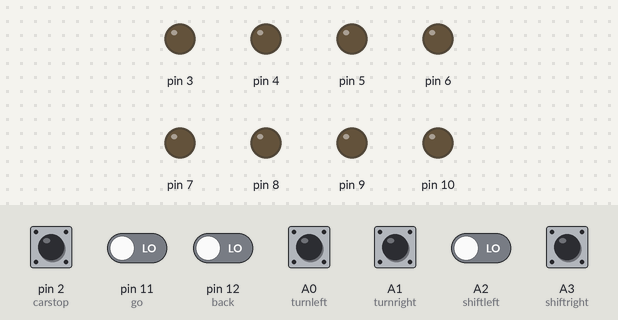
The sketch below on a simulated Arduino Uno, built with avr-gcc and run on an emulated ATmega328P. On the bench: output pins drawn as LEDs (lit = HIGH). The inputs (shaded band) are chosen by the test bench; at power-on: A0 (turnleft), A1 (turnright), A2 (shiftleft), A3 (shiftright), pin 2 (carstop), pin 11 (go), pin 12 (back) LOW.

Above: at 1.2 s.
1.3 s: pin 11 (go) driven HIGH
At 2.3 s:
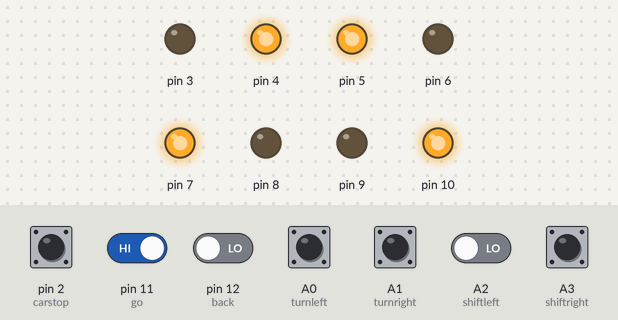
2.8 s: pin 11 (go) driven LOW and pin 12 (back) driven HIGH
At 3.6 s:
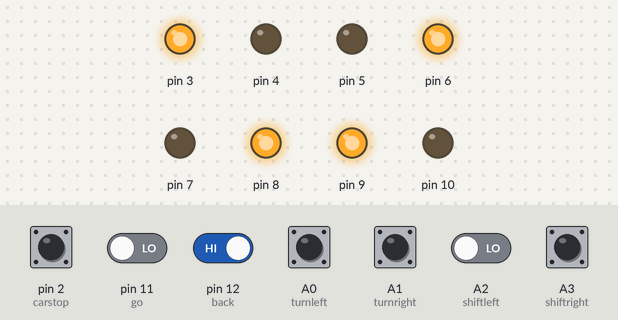
4.4 s: pin 12 (back) driven LOW and A2 (shiftleft) driven HIGH
At 4.8 s:
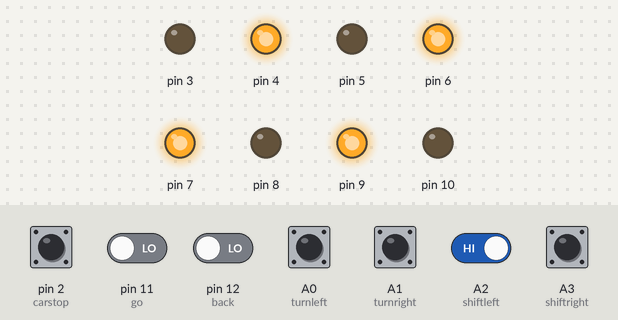
6.0 s: pin 12 (back) driven HIGH
At 7.3 s:
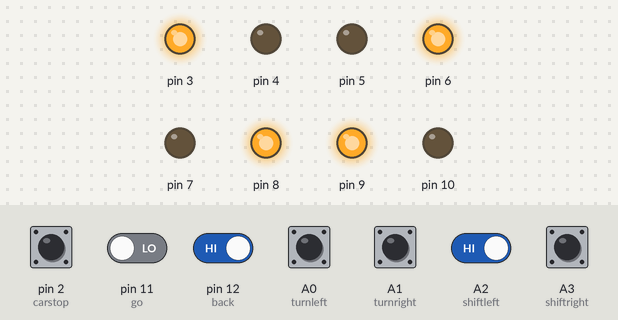
7.6 s: pin 12 (back) driven LOW
At 8.5 s:
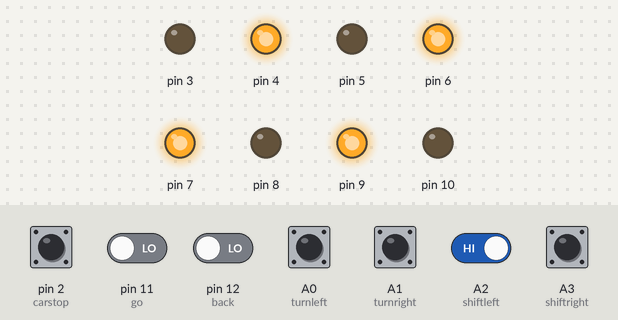
Timing chart, 0 to 10.2 s (numbered marks = the images above; inputs shaded):
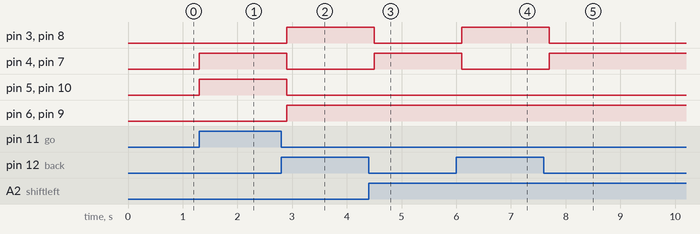

Measured:
- after the input at 1.3 s, pin 4, pin 5, pin 7, pin 10: LOW → HIGH at once
- after the input at 2.8 s, pin 3, pin 6, pin 8, pin 9: LOW → HIGH after 0.10 s; pin 4, pin 5, pin 7, pin 10: HIGH → LOW after 0.10 s
- after the input at 4.4 s, pin 3, pin 8: HIGH → LOW after 0.10 s; pin 4, pin 7: LOW → HIGH after 0.10 s
- after the input at 6.0 s, pin 3, pin 8: LOW → HIGH after 0.10 s; pin 4, pin 7: HIGH → LOW after 0.10 s
- after the input at 7.6 s, pin 3, pin 8: HIGH → LOW after 0.10 s; pin 4, pin 7: LOW → HIGH after 0.10 s

The sketch:

yyyd.ino
```cpp
int carstop=2; //PA0
int go=11; //PA1
int back=12; //PA2
int turnleft=A0; //PA3
int turnright=A1; //PA4
int shiftleft=A2; //PA5
int shiftright=A3; //PA6
void setup() {
  // put your setup code here, to run once:
  //初始化串口，9600波特率
  Serial.begin(9600);
  //定义输入引脚
  pinMode(carstop,INPUT);
  pinMode(go,INPUT);
  pinMode(back,INPUT);
  pinMode(turnleft,INPUT);
  pinMode(turnright,INPUT);
  pinMode(shiftleft,INPUT);
  pinMode(shiftright,INPUT);
  //定义输出引脚
  pinMode(3, OUTPUT);
  pinMode(4, OUTPUT);
  pinMode(5, OUTPUT);
  pinMode(6, OUTPUT);
  pinMode(7, OUTPUT);
  pinMode(8, OUTPUT);
  pinMode(9, OUTPUT);
  pinMode(10, OUTPUT);

}

void loop() {
  // put your main code here, to run repeatedly:
  int HYstop=digitalRead(carstop);
  int HYgo=digitalRead(go);
  int HYback=digitalRead(back);
  int HYtl=digitalRead(turnleft);
  int HYtr=digitalRead(turnright);
  int HYsl=digitalRead(shiftleft);
  int HYsr=digitalRead(shiftright);
  if(HYstop==1){
    digitalWrite(3,LOW);
    digitalWrite(4,LOW);
    digitalWrite(5,LOW);
    digitalWrite(6,LOW);
    digitalWrite(7,LOW);
    digitalWrite(8,LOW);
    digitalWrite(9,LOW);
    digitalWrite(10,LOW);
    delay(100);
  }
  else if(HYstop==0 && HYgo==1){
    digitalWrite(3,LOW);
    digitalWrite(4,HIGH);
    digitalWrite(5,HIGH);
    digitalWrite(6,LOW);
    digitalWrite(7,HIGH);
    digitalWrite(8,LOW);
    digitalWrite(9,LOW);
    digitalWrite(10,HIGH);
    delay(100);
  }
  else if(HYstop==0 && HYback==1){
    digitalWrite(3,HIGH);
    digitalWrite(4,LOW);
    digitalWrite(5,LOW);
    digitalWrite(6,HIGH);
    digitalWrite(7,LOW);
    digitalWrite(8,HIGH);
    digitalWrite(9,HIGH);
    digitalWrite(10,LOW);
    delay(100);
  }
  else if(HYstop==0 && HYtl==1){
    delay(100);
  }
  else if(HYstop==0 && HYtr==1){
    delay(100);
  }
  else if(HYstop==0 && HYsl==1){
    digitalWrite(3,LOW);
    digitalWrite(4,HIGH);
    digitalWrite(5,LOW);
    digitalWrite(6,HIGH);
    digitalWrite(7,HIGH);
    digitalWrite(8,LOW);
    digitalWrite(9,HIGH);
    digitalWrite(10,LOW);
    delay(100);
  }
  else if(HYstop==0 && HYsr==1){
    digitalWrite(3,HIGH);
    digitalWrite(4,LOW);
    digitalWrite(5,HIGH);
    digitalWrite(6,LOW);
    digitalWrite(7,LOW);
    digitalWrite(8,HIGH);
    digitalWrite(9,LOW);
    digitalWrite(10,HIGH);
    delay(100);
  }
  /*
  Serial.println(HYstop);
  Serial.println(HYgo);
  Serial.println(HYback);
  Serial.println(HYtl);
  Serial.println(HYtr);
  Serial.println(HYsl);
  Serial.println(HYsr);
  */
  // 延迟大小决定循环读取的时间间隔
  delay(100);
}
```
